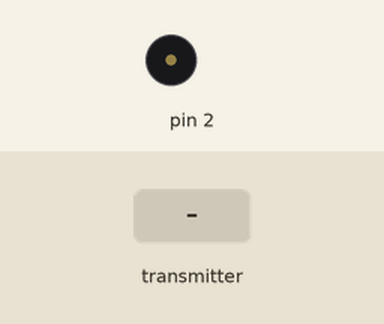
The sketch below on a simulated Arduino Uno, built with avr-gcc and run on an emulated ATmega328P. Shown: buzzer (waves = sounding). The test bench sets the inputs (shaded band). No radio packets arrive unless stated; what the sketch prints to the serial monitor is not drawn.

Above: at 1.2 s.
1.3 s: the transmitter starts sending text.0 = 0
At 1.51 s:
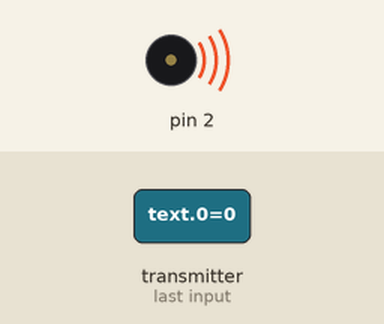
4.3 s: the transmitter starts sending text.0 = 1023
Timing chart, 0 to 13.3 s (numbered marks = the images above; inputs shaded):
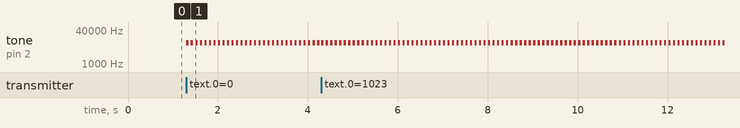

The sketch:

FyP_Din_Sun_Bob_Rx.ino
```cpp
#include <SPI.h>
#include <nRF24L01.h>
#include <RF24.h>

RF24 radio(9, 10); // CE, CSN

const byte address[6] = "00001";

int state = 0;

void setup() {
  Serial.begin(9600);
  radio.begin();
  radio.openReadingPipe(0, address);
  radio.setPALevel(RF24_PA_MIN);
  radio.startListening();
}
void loop() {
  if (radio.available()) {
    char text[1] = "";
    radio.read(&text, sizeof(text));
    Serial.println(text[0]);
    if(text[0] = "E")
    {
      {
        if(state==0)
        {
          tone(2, 10000);
          state = 1;
        }
        else if(state==1)
        {
          noTone(2);
          state = 0;
        }
      }
    }
  }
}
```

Measured:
- after the input at 1.3 s, tone on pin 2: alternates 10000 Hz for 0.05 s and silent for 0.05 s, starting at once
